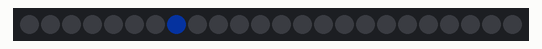
This sketch was run on a simulated ESP8266 (NodeMCU). Parts: 24 RGB LEDs in strip order, left to right. Dim RGB values are drawn brighter than linear; WiFi joins after 1.5 s; servers stay silent unless stated; random numbers use the default seed unless the sketch sets one; what the sketch prints to the serial monitor is not drawn.

Above: at 2.58 s.
At 7.15 s:
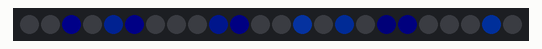
At 11.88 s:
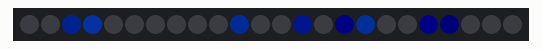
At 21.18 s:
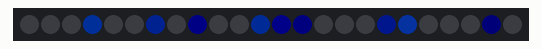
At 30.49 s:
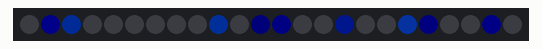
At 39.79 s:
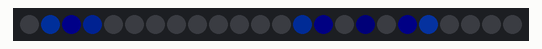

The sketch:

rain.ino
```cpp
#include "FastLED.h"            // 此示例程序需要使用FastLED库
#include <ArduinoOTA.h>
#include <Arduino.h>
#include <Ticker.h>


#define NUM_LEDS 24             // LED灯珠数量
#define DATA_PIN D5             // Arduino输出控制信号引脚
#define LED_TYPE WS2812B         // LED灯带型号
#define COLOR_ORDER GRB         // RGB灯珠中红色、绿色、蓝色LED的排列顺序

#define twinkleChance 255        //  闪烁数量，数值越大闪烁越多（0-255）

uint8_t max_bright = 255;       // LED亮度控制变量，可使用数值为 0 ～ 255， 数值越大则光带亮度越高

CRGB leds[NUM_LEDS];            // 建立光带leds

void setup() {
  Serial.begin(115200);           // 启动串行通讯
  delay(1000);                  // 稳定性等待

  LEDS.addLeds<LED_TYPE, DATA_PIN, COLOR_ORDER>(leds, NUM_LEDS);  // 初始化光带

  FastLED.setBrightness(max_bright); // 设置光带亮度


  WiFi.begin("HONOR-10F10N","fl284502");
  while (WiFi.waitForConnectResult() != WL_CONNECTED) {
    Serial.print(".");
    delay(1000);
    WiFi.begin("HONOR-10F10N","fl284502");
  }
  if (WiFi.waitForConnectResult() == WL_CONNECTED){
    Serial.println("");
    Serial.print("Connected!  ");
    Serial.println(WiFi.localIP());
  }

  if (WiFi.waitForConnectResult() == WL_CONNECTED){
    ArduinoOTA.onStart([]() {
    String type;
    if (ArduinoOTA.getCommand() == U_FLASH) {
      type = "sketch";
    } else { // U_FS
      type = "filesystem";
    }

    // NOTE: if updating FS this would be the place to unmount FS using FS.end()
    Serial.println("Start updating " + type);
    });
    ArduinoOTA.onEnd([]() {
      Serial.println("\nEnd");
    });
    ArduinoOTA.onProgress([](unsigned int progress, unsigned int total) {
      Serial.printf("Progress: %u%%\r", (progress / (total / 100)));
    });
    ArduinoOTA.onError([](ota_error_t error) {
      Serial.printf("Error[%u]: ", error);
      if (error == OTA_AUTH_ERROR) {
        Serial.println("Auth Failed");
      } else if (error == OTA_BEGIN_ERROR) {
        Serial.println("Begin Failed");
      } else if (error == OTA_CONNECT_ERROR) {
        Serial.println("Connect Failed");
      } else if (error == OTA_RECEIVE_ERROR) {
        Serial.println("Receive Failed");
      } else if (error == OTA_END_ERROR) {
        Serial.println("End Failed");
      }
    });
    ArduinoOTA.setHostname("ESP8266");
    ArduinoOTA.setPassword("ilovenana");
    ArduinoOTA.begin();
  }
  randomSeed(analogRead(A0));  //使用一个未被使用到的引脚

}

void loop() {
  ArduinoOTA.handle();
  rain(2);
//  fill_solid(leds, 24, CRGB(0,0,0));
//  FastLED.show();
}

void rain(int level){
  int twinkleInterval,fadeSpeed;
  Ticker fade;
  switch(level){
    case 0:
      twinkleInterval = random(4,12)*100;
      fadeSpeed = 40;
      break;
    case 1:
      twinkleInterval = random(100,400);
      fadeSpeed = 20;
      break;
    case 2:
      twinkleInterval = 50;
      fadeSpeed = 20;
      break;
    case 3:
      twinkleInterval = 20;
      fadeSpeed = 10;
      break;
  }
  fade.attach_ms(20,[fadeSpeed]{fadeToBlackBy( leds, NUM_LEDS, fadeSpeed);FastLED.show();});
  int pos = random8(NUM_LEDS);
  pos = pos < 1 ? 2 : pos;
  pos = pos >= 23 ? 22 : pos;

  if( random8() < twinkleChance) {
      leds[pos] = CHSV(150,200,100);
      FastLED.show();
  }
  delay(twinkleInterval);

}
```
